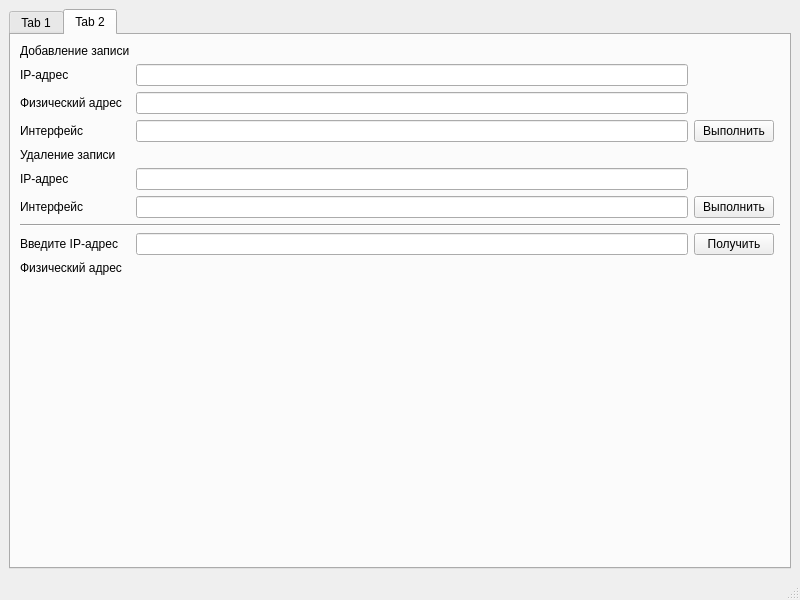
<?xml version="1.0" encoding="UTF-8"?>
<ui version="4.0">
 <class>MainWindow</class>
 <widget class="QMainWindow" name="MainWindow">
  <property name="geometry">
   <rect>
    <x>0</x>
    <y>0</y>
    <width>800</width>
    <height>600</height>
   </rect>
  </property>
  <property name="windowTitle">
   <string>MainWindow</string>
  </property>
  <widget class="QWidget" name="centralwidget">
   <layout class="QHBoxLayout" name="horizontalLayout">
    <item>
     <widget class="QTabWidget" name="tabWidget">
      <property name="currentIndex">
       <number>1</number>
      </property>
      <widget class="QWidget" name="_arpTable">
       <attribute name="title">
        <string>Tab 1</string>
       </attribute>
       <layout class="QVBoxLayout" name="verticalLayout">
        <item>
         <widget class="QTableWidget" name="arpTable"/>
        </item>
        <item>
         <widget class="QPushButton" name="refreshArpTable">
          <property name="text">
           <string>Обновить</string>
          </property>
         </widget>
        </item>
       </layout>
      </widget>
      <widget class="QWidget" name="tab_2">
       <attribute name="title">
        <string>Tab 2</string>
       </attribute>
       <layout class="QGridLayout" name="gridLayout">
        <item row="4" column="0">
         <widget class="QLabel" name="label_7">
          <property name="text">
           <string>Интерфейс</string>
          </property>
         </widget>
        </item>
        <item row="7" column="1">
         <widget class="QLineEdit" name="ipDrop"/>
        </item>
        <item row="2" column="1">
         <widget class="QLineEdit" name="ipEdit"/>
        </item>
        <item row="8" column="0">
         <widget class="QLabel" name="label_8">
          <property name="text">
           <string>Интерфейс</string>
          </property>
         </widget>
        </item>
        <item row="11" column="0" colspan="4">
         <widget class="Line" name="line">
          <property name="orientation">
           <enum>Qt::Horizontal</enum>
          </property>
         </widget>
        </item>
        <item row="2" column="0">
         <widget class="QLabel" name="label_5">
          <property name="text">
           <string>IP-адрес</string>
          </property>
         </widget>
        </item>
        <item row="13" column="0">
         <widget class="QLabel" name="label_3">
          <property name="text">
           <string>Введите IP-адрес</string>
          </property>
         </widget>
        </item>
        <item row="13" column="1">
         <widget class="QLineEdit" name="ipAdress"/>
        </item>
        <item row="3" column="1">
         <widget class="QLineEdit" name="macEdit"/>
        </item>
        <item row="15" column="0">
         <widget class="QLabel" name="label_4">
          <property name="text">
           <string>Физический адрес</string>
          </property>
         </widget>
        </item>
        <item row="4" column="1">
         <widget class="QLineEdit" name="ifaceEdit"/>
        </item>
        <item row="4" column="2">
         <widget class="QPushButton" name="addEntry">
          <property name="text">
           <string>Выполнить</string>
          </property>
         </widget>
        </item>
        <item row="3" column="0">
         <widget class="QLabel" name="label_6">
          <property name="text">
           <string>Физический адрес</string>
          </property>
         </widget>
        </item>
        <item row="1" column="0">
         <widget class="QLabel" name="label">
          <property name="text">
           <string>Добавление записи</string>
          </property>
         </widget>
        </item>
        <item row="13" column="2">
         <widget class="QPushButton" name="getMacFromIp">
          <property name="text">
           <string>Получить</string>
          </property>
         </widget>
        </item>
        <item row="16" column="2">
         <spacer name="verticalSpacer">
          <property name="orientation">
           <enum>Qt::Vertical</enum>
          </property>
          <property name="sizeHint" stdset="0">
           <size>
            <width>20</width>
            <height>40</height>
           </size>
          </property>
         </spacer>
        </item>
        <item row="8" column="2">
         <widget class="QPushButton" name="deleteEntry">
          <property name="text">
           <string>Выполнить</string>
          </property>
         </widget>
        </item>
        <item row="7" column="0">
         <widget class="QLabel" name="label_9">
          <property name="text">
           <string>IP-адрес</string>
          </property>
         </widget>
        </item>
        <item row="8" column="1">
         <widget class="QLineEdit" name="ifaceDrop"/>
        </item>
        <item row="5" column="0">
         <widget class="QLabel" name="label_2">
          <property name="text">
           <string>Удаление записи</string>
          </property>
         </widget>
        </item>
        <item row="15" column="1">
         <widget class="QLabel" name="macAddress">
          <property name="text">
           <string/>
          </property>
         </widget>
        </item>
       </layout>
      </widget>
     </widget>
    </item>
   </layout>
  </widget>
  <widget class="QMenuBar" name="menubar">
   <property name="geometry">
    <rect>
     <x>0</x>
     <y>0</y>
     <width>800</width>
     <height>20</height>
    </rect>
   </property>
  </widget>
  <widget class="QStatusBar" name="statusbar"/>
 </widget>
 <resources/>
 <connections/>
</ui>
